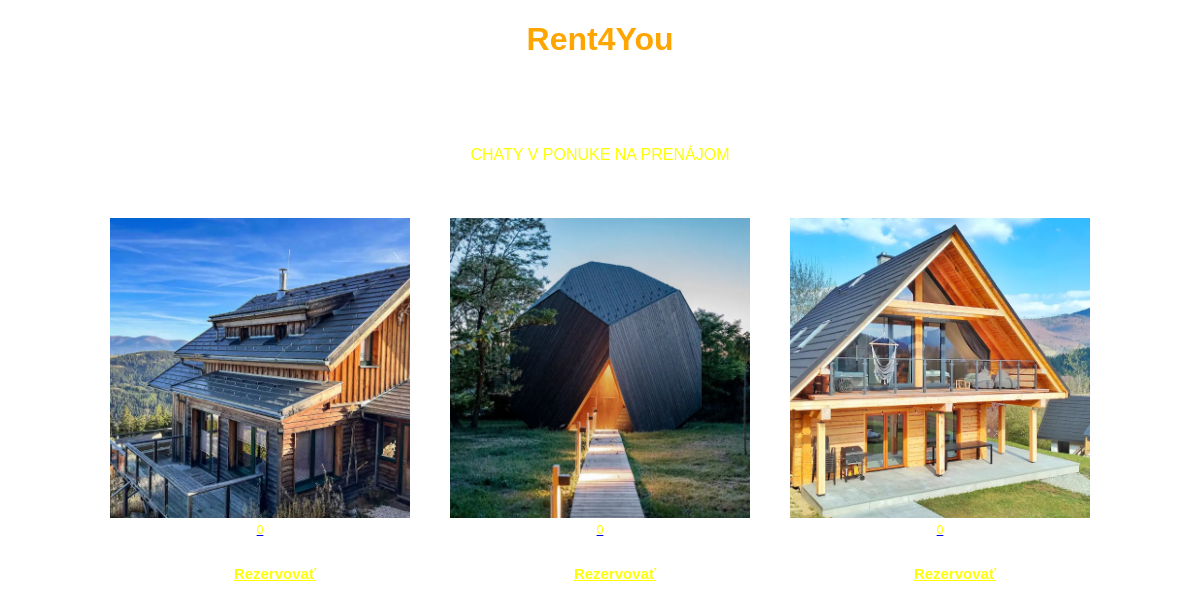
The app's page /chaty/, older data.
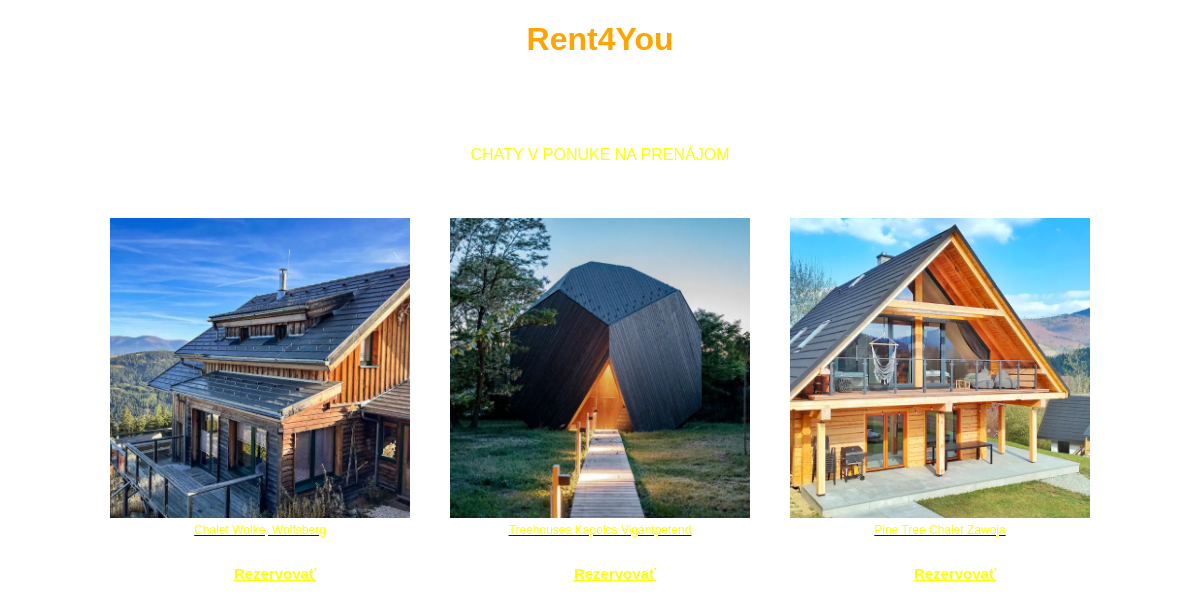
The same page, newer data.
### viewer/models.py (models this page shows)
class Property(Model):
    name = CharField(max_length=50)
    category = ForeignKey(Category, on_delete=CASCADE)
    image = ImageField(upload_to='uploads/')
    order_of_property = IntegerField()
    title = CharField(max_length=500)
    price = IntegerField(default=150)

### viewer/views.py (the view)
# urls.py: path('<str:category>/', rental, name='rental'),
def rental(request, category=None):
    try:
        category_object = Category.objects.get(name=category)
        properties = Property.objects.filter(category=category_object)
        context = {
            'category': category_object,
            'properties': properties,
        }
        template_name = f'{category}.html'
        return render(request, template_name, context)
    except Category.DoesNotExist:
        raise Http404("Category does not exist")

### viewer/templates/chaty.html (shortened to what this page needs)
<!DOCTYPE html>
{% load static %}
<html lang="sk">
<head>
    <link rel="stylesheet" href="{% static 'styles.css' %}">
    <link rel="stylesheet" href="https://cdnjs.cloudflare.com/ajax/libs/lightbox2/2.11.3/css/lightbox.min.css" />
</head>
<body>
    <div class="header">
        <h1><span class="highlight">Rent4You</span></h1>
    </div>
    <div class="content center-text">
        <p> CHATY V PONUKE NA PRENÁJOM</p>
<div class="thumbnail-container">
    {% if properties %}
       <div class="image-link">
        <a href="{{ properties.0.image.url }}" data-lightbox="property" data-title="{{ properties.0.title }}">
            <img src="{{ properties.0.image.url }}" alt="Náhled hlavního obrázku">
             <div class="image-title">{{ properties.0.title }}</div>
             <p><a class="reservation-link" href="{% url 'reservation' property_id=properties.0.id %}">Rezervovať</a></p>
        </a>
    {% endif %}
</div>
<div class="thumbnail-container">
    {% if properties %}
       <div class="image-link">
        <a href="{{ properties.5.image.url }}" data-lightbox="property" data-title="{{ properties.5.title }}">
            <img src="{{ properties.5.image.url }}" alt="Náhled hlavního obrázku">
             <div class="image-title">{{ properties.5.title }}</div>
             <p><a class="reservation-link" href="{% url 'reservation' property_id=properties.5.id %}">Rezervovať</a></p>
        </a>
    {% endif %}
</div>
<div class="thumbnail-container">
    {% if properties %}
       <div class="image-link">
        <a href="{{ properties.10.image.url }}" data-lightbox="property" data-title="{{ properties.10.title }}">
            <img src="{{ properties.10.image.url }}" alt="Náhled hlavního obrázku">
             <div class="image-title">{{ properties.10.title }}</div>
               <p><a class="reservation-link" href="{% url 'reservation' property_id=properties.10.id %}">Rezervovať</a></p>
        </a>
    {% endif %}
</div>
    </div>
</body>

### viewer/static/styles.css (style rules this page uses)
body { margin: 0; padding: 0; color: yellow; font-family: Arial, sans-serif; background-image: url('uploads/background.jpg'); background-size: cover; background-repeat: no-repeat; background-position: top left; display: flex; flex-direction: column; align-items: center; justify-content: center; }
.content { margin: 50px 15px; }
.highlight { color: orange; }
.image-link { text-align: center; margin: 20px; }
.image-link img { width: 300px; height: 300px; object-fit: cover; display: block; margin: 0 auto; }
.image-link p { margin-top: 10px; font-weight: bold; }
.thumbnail-container { display: flex; }
.reservation-link { color: yellow; font-size: 15px; }
.thumbnail-container { display: flex; justify-content: center; align-items: center; }
.thumbnail-container a { margin: 0 15px; }
.thumbnail-container img { width: 300px; height: 300px; object-fit: cover; display: block; }
.center-text { text-align: center; }
.image-title { text-align: center; margin-top: 5px; color: yellow; font-size: 12px; }

Row changes from the older to the newer data that the page shows:
changed Property: title "0" → "Chalet Wolke, Wolfsberg"
changed Property: title "0" → "Treehouses Kapolcs Vigántpetend"
changed Property: title "0" → "Pine Tree Chalet Zawoja"
